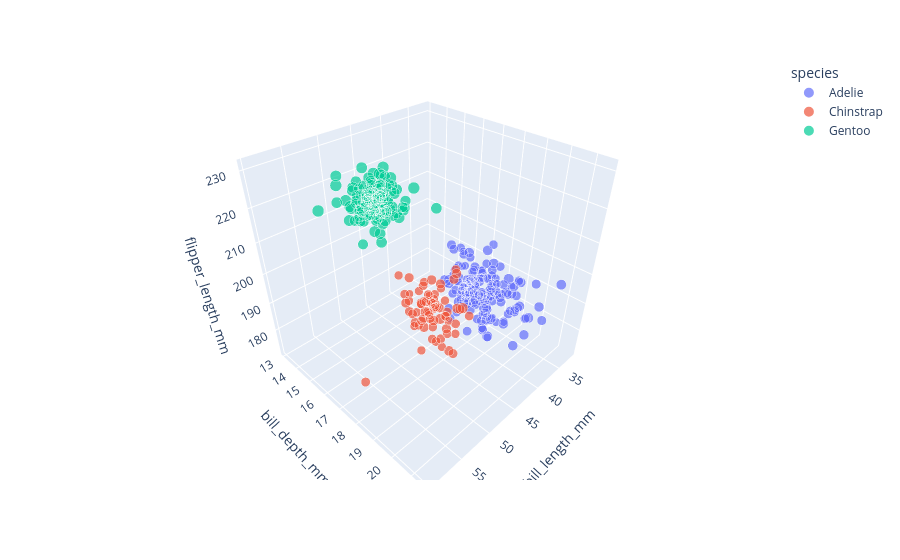

The cell this chart's notebook holds for it:
### Code cell
import plotly.express as px

fig = px.scatter_3d(
    df,
    x='bill_length_mm',
    y='bill_depth_mm',
    z='flipper_length_mm',
    color='species',
    size='body_mass_g'
)
fig.show()
